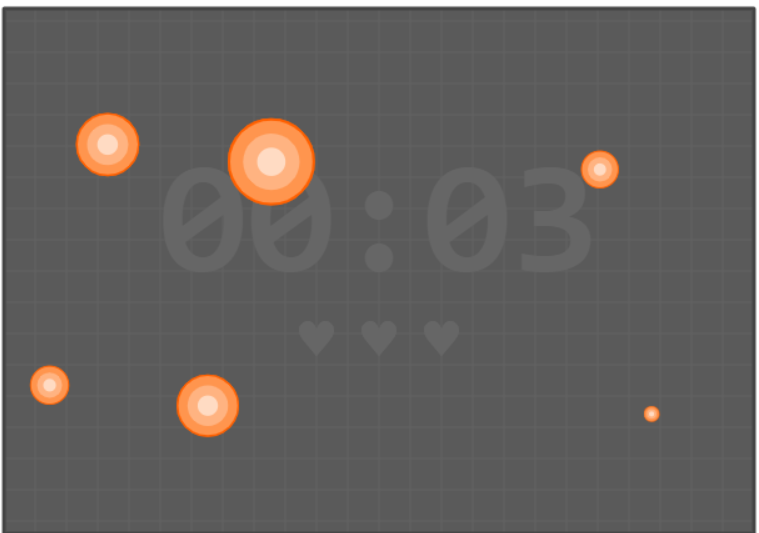
#> input picture images/prev_sample.png, 759 x 533 px
$ python target_finder.py
#> lines starting #> are read from the running program, lines starting #| are printed output that depends on the picture; after the words box and inside, x2 and y2 are one past the last pixel; in counts of white or black regions, pixels touching at a corner belong together
import cv2
import numpy as np
from scipy import ndimage
import time
import pyautogui
import config

target_color = (255, 219, 195)
target_gray_color = 227
img_width = config.game_window[2]

# [65 lines left out: functions target_finder_naive, target_finder_difference, target_finder_islands, find_colors, show_single_target_analyze, test_region, not called in this run]

def test_differencing():
    """
    made to test image differencing from two consecutive screenshots
    """
    prev = cv2.cvtColor(cv2.imread('images/prev_sample.png'), cv2.COLOR_BGR2GRAY)
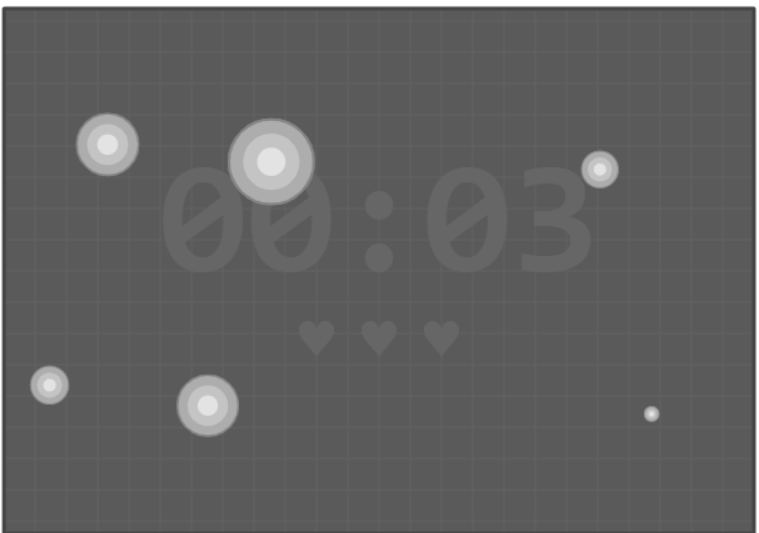
#> prev: shape (533, 759); min 68, max 255, mean 97.3
    cur = cv2.cvtColor(cv2.imread('images/cur_sample.png'), cv2.COLOR_BGR2GRAY)
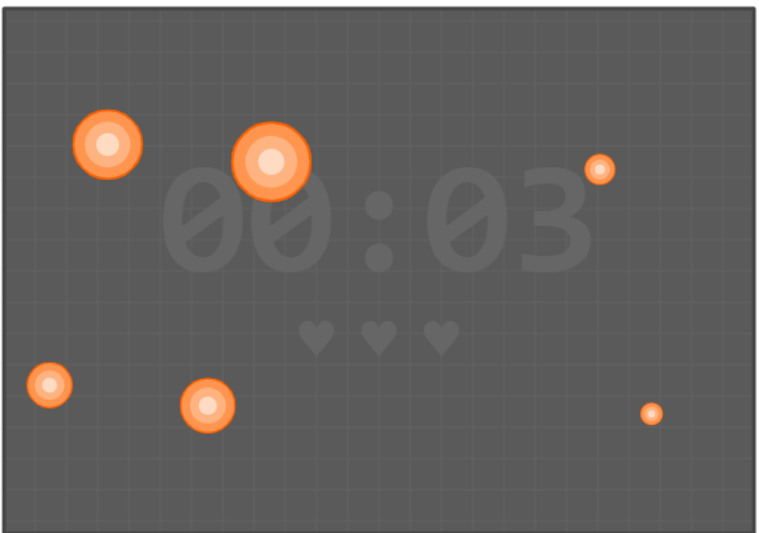
#> input picture images/cur_sample.png, 759 x 533 px
#> cur: shape (533, 759); min 68, max 255, mean 97.1
    prev[prev != target_gray_color] = 0
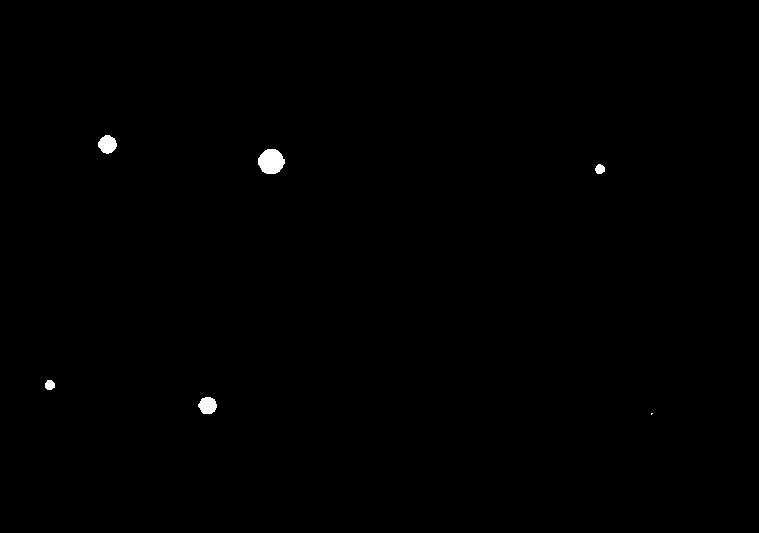
#> prev: shape (533, 759); values 0 (black) and 227 (white), 0.29% white; 6 white regions (1 under 20 px), largest, box (x1, y1, x2, y2) and area: (258, 149, 285, 174) 520, (98, 135, 117, 154) 262, (198, 397, 217, 414) 249, (45, 380, 55, 390) 81, (595, 164, 605, 174) 77
    labeled_array, num_features = ndimage.label(prev, np.ones((3,3)))
#> labeled_array: shape (533, 759) int32; 7 distinct labels, from 0 to 6
#> num_features = 6
    labeled_array = labeled_array.astype('uint8') * 20
    print(num_features)
#| 6
    #cur[cur != target_gray_color] = 0
    #prev[(prev - cur) <= 0] = 0
    print(np.unique(labeled_array))
#| [  0  20  40  60  80 100 120]
    cv2.imshow('diffed image', labeled_array)
    cv2.waitKey(0)

if __name__ == "__main__":
    # [4 lines of commented-out code are left out]
    test_differencing()
